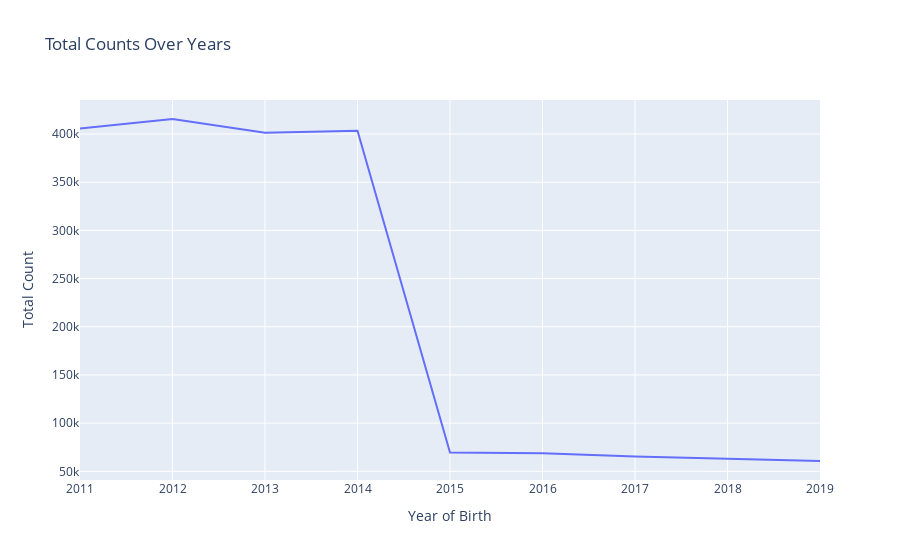

The code cell stored with this chart in its notebook:
### Markdown cell above
### Code Description:
Groups the DataFrame by 'year_of_birth', calculates the sum of counts for each year, and visualizes the total counts over the years using a line plot with Plotly Express.

### Code cell
fig = px.line(df.groupby('year_of_birth')['count'].sum().reset_index(), x='year_of_birth', y='count', title='Total Counts Over Years')
fig.update_xaxes(title='Year of Birth')
fig.update_yaxes(title='Total Count')

### Figure 1 — Plotly figure (JSON) as saved in the notebook; plotly's stock layout.template omitted (floating-point values rounded to 4 significant figures)
{"data": [{"hovertemplate": "year_of_birth=%{x}<br>count=%{y}<extra></extra>", "legendgroup": "", "line": {"color": "#636efa", "dash": "solid"}, "marker": {"symbol": "circle"}, "mode": "lines", "name": "", "orientation": "v", "showlegend": false, "type": "scatter", "x": [2011, 2012, 2013, 2014, 2015, 2016, 2017, 2018, 2019], "xaxis": "x", "y": [405677, 415582, 401374, 403356, 69600, 68740, 65395, 63314, 60696], "yaxis": "y"}], "layout": {"autosize": true, "legend": {"tracegroupgap": 0}, "title": {"text": "Total Counts Over Years"}, "xaxis": {"anchor": "y", "autorange": true, "domain": [0, 1], "range": [2011, 2019], "title": {"text": "Year of Birth"}, "type": "linear"}, "yaxis": {"anchor": "x", "autorange": true, "domain": [0, 1], "range": [40980.0, 435300.0], "title": {"text": "Total Count"}, "type": "linear"}}}
